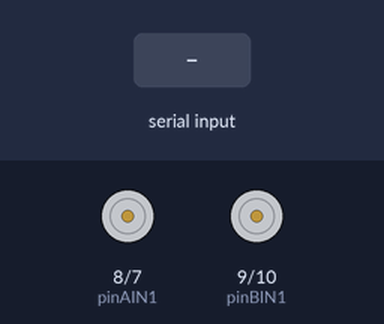
A sketch run on a simulated Arduino Uno, built with avr-gcc and run on an emulated ATmega328P. On the bench: motor-driver pin pairs drawn as motors (green arrow = first pin HIGH = forward, orange = second pin HIGH = backward, longer = more drive, scaled by the enable pin). The test bench sets the inputs (shaded band).

Above: at 1.2 s.
1.3 s: "A" received over the second serial link
At 1.6 s:
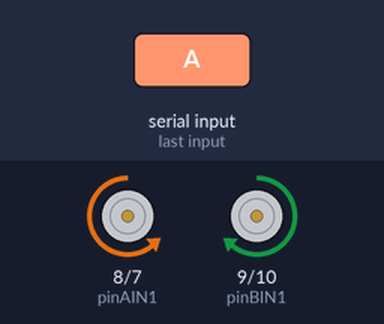
2.8 s: "C" received over the second serial link
At 3.9 s:
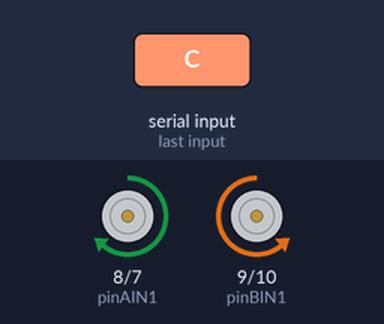
4.3 s: "B" received over the second serial link
At 5.1 s:
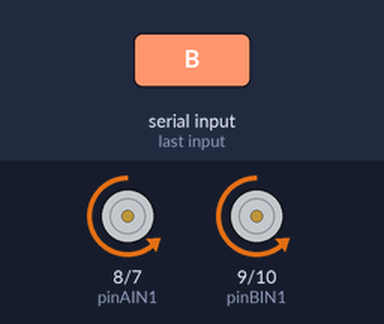
5.8 s: "D" received over the second serial link
At 6.2 s:
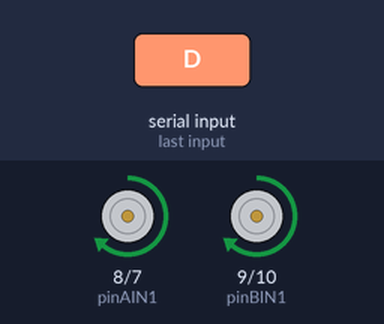
Timing chart, 0 to 8.3 s (numbered marks = the images above; inputs shaded):
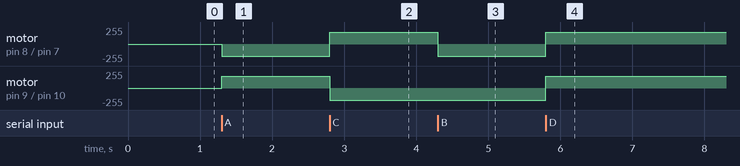

The sketch:

Car_Control_NANO.ino
```cpp
#include <SoftwareSerial.h>
SoftwareSerial BT(1, 0); // RX, TX

const int pinPWMA = 6;
const int pinAIN2 = 7;
const int pinAIN1 = 8;
const int pinBIN1 = 9;
const int pinBIN2 = 10;
const int pinPWMB = 11;
const int pinSTBY = 12;

const int waitTime = 200;   //espera entre fases
const int speed = 200;      //velocidad de giro

const int pinMotorA[3] = { pinPWMA, pinAIN2, pinAIN1 };
const int pinMotorB[3] = { pinPWMB, pinBIN1, pinBIN2 };

enum moveDirection {
   forward,
   backward
};

enum turnDirection {
   clockwise,
   counterClockwise
};

void setup()
{
   BT.begin(9600);
   pinMode(pinAIN2, OUTPUT);
   pinMode(pinAIN1, OUTPUT);
   pinMode(pinPWMA, OUTPUT);
   pinMode(pinBIN1, OUTPUT);
   pinMode(pinBIN2, OUTPUT);
   pinMode(pinPWMB, OUTPUT);
}

void loop()
{
   enableMotors();
   if (BT.available())
   {
    switch (BT.read())
    {
      case 65:
         move(forward, 180);
         delay(waitTime);
         break;
      case 67:
         move(backward, 180);
         delay(waitTime);
         break;
      case 66:
         turn(clockwise, 180);
         delay(waitTime);
         break;
      case 68:
         turn(counterClockwise, 180);
         delay(waitTime);
         break;
      case 97:
         fullStop();
         delay(waitTime);
    }
  }
}

//Funciones que controlan el vehiculo
void move(int direction, int speed)
{
   if (direction == forward)
   {
      moveMotorForward(pinMotorA, speed);
      moveMotorForward(pinMotorB, speed);
   }
   else
   {
      moveMotorBackward(pinMotorA, speed);
      moveMotorBackward(pinMotorB, speed);
   }
}

void turn(int direction, int speed)
{
   if (direction == forward)
   {
      moveMotorForward(pinMotorA, speed);
      moveMotorBackward(pinMotorB, speed);
   }
   else
   {
      moveMotorBackward(pinMotorA, speed);
      moveMotorForward(pinMotorB, speed);
   }
}

void fullStop()
{
   disableMotors();
   stopMotor(pinMotorA);
   stopMotor(pinMotorB);
}

//Funciones que controlan los motores
void moveMotorForward(const int pinMotor[3], int speed)
{
   digitalWrite(pinMotor[1], HIGH);
   digitalWrite(pinMotor[2], LOW);

   analogWrite(pinMotor[0], speed);
}

void moveMotorBackward(const int pinMotor[3], int speed)
{
   digitalWrite(pinMotor[1], LOW);
   digitalWrite(pinMotor[2], HIGH);

   analogWrite(pinMotor[0], speed);
}

void stopMotor(const int pinMotor[3])
{
   digitalWrite(pinMotor[1], LOW);
   digitalWrite(pinMotor[2], LOW);

   analogWrite(pinMotor[0], 0);
}

void enableMotors()
{
   digitalWrite(pinSTBY, HIGH);
}

void disableMotors()
{
   digitalWrite(pinSTBY, LOW);
}
```

Measured:
- after the input at 1.3 s, motor on pin 8 (pinAIN1) / pin 7 (pinAIN2): stopped → backward 180/255 at once; motor on pin 9 (pinBIN1) / pin 10 (pinBIN2): stopped → forward 180/255 at once
- after the input at 2.8 s, motor on pin 8 (pinAIN1) / pin 7 (pinAIN2): backward 180/255 → forward 180/255 at once; motor on pin 9 (pinBIN1) / pin 10 (pinBIN2): forward 180/255 → backward 180/255 at once
- after the input at 4.3 s, motor on pin 8 (pinAIN1) / pin 7 (pinAIN2): forward 180/255 → backward 180/255 at once
- after the input at 5.8 s, motor on pin 8 (pinAIN1) / pin 7 (pinAIN2), motor on pin 9 (pinBIN1) / pin 10 (pinBIN2): backward 180/255 → forward 180/255 at once
